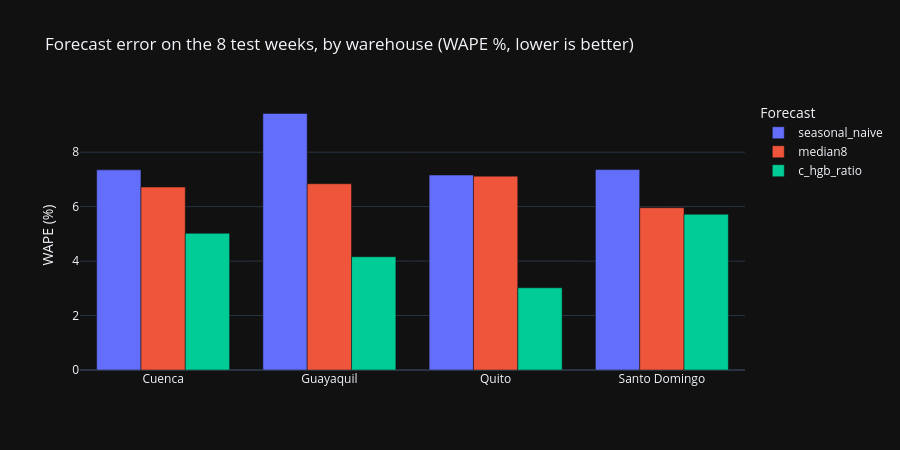

The notebook cell this image was saved under:
### Markdown cell above
### How to read it
(Fill in together after running.)

### What it means
(Fill in together after running.)

### What's next and why
(Fill in together after running.)

### Code cell
# 7b. The same comparison for each warehouse, as a chart (lower is better).
import plotly.express as px

by_wh = (
    test_res[test_res["model"].isin(order)]
    .groupby(["warehouse", "model"]).apply(summarize, include_groups=False)
    .reset_index()
)
by_wh["WAPE_%"] = by_wh["WAPE_%"].round(2)
display(by_wh.pivot(index="warehouse", columns="model", values="WAPE_%")[order])

fig = px.bar(by_wh, x="warehouse", y="WAPE_%", color="model", barmode="group",
             category_orders={"model": order}, title="Forecast error on the 8 test weeks, by warehouse (WAPE %, lower is better)",
             labels={"WAPE_%": "WAPE (%)", "warehouse": "", "model": "Forecast"})
fig.update_layout(height=450)
fig.show()

### Figure 1 — Plotly figure (JSON) as saved in the notebook; plotly's stock layout.template omitted (floating-point values rounded to 4 significant figures)
{"data": [{"alignmentgroup": "True", "hovertemplate": "Forecast=seasonal_naive<br>=%{x}<br>WAPE (%)=%{y}<extra></extra>", "legendgroup": "seasonal_naive", "marker": {"color": "#636efa", "pattern": {"shape": ""}}, "name": "seasonal_naive", "offsetgroup": "seasonal_naive", "orientation": "v", "showlegend": true, "textposition": "auto", "x": ["Cuenca", "Guayaquil", "Quito", "Santo Domingo"], "xaxis": "x", "y": [7.35, 9.42, 7.16, 7.36], "yaxis": "y", "type": "bar"}, {"alignmentgroup": "True", "hovertemplate": "Forecast=median8<br>=%{x}<br>WAPE (%)=%{y}<extra></extra>", "legendgroup": "median8", "marker": {"color": "#EF553B", "pattern": {"shape": ""}}, "name": "median8", "offsetgroup": "median8", "orientation": "v", "showlegend": true, "textposition": "auto", "x": ["Cuenca", "Guayaquil", "Quito", "Santo Domingo"], "xaxis": "x", "y": [6.72, 6.84, 7.12, 5.96], "yaxis": "y", "type": "bar"}, {"alignmentgroup": "True", "hovertemplate": "Forecast=c_hgb_ratio<br>=%{x}<br>WAPE (%)=%{y}<extra></extra>", "legendgroup": "c_hgb_ratio", "marker": {"color": "#00cc96", "pattern": {"shape": ""}}, "name": "c_hgb_ratio", "offsetgroup": "c_hgb_ratio", "orientation": "v", "showlegend": true, "textposition": "auto", "x": ["Cuenca", "Guayaquil", "Quito", "Santo Domingo"], "xaxis": "x", "y": [5.02, 4.16, 3.02, 5.72], "yaxis": "y", "type": "bar"}], "layout": {"xaxis": {"anchor": "y", "domain": [0.0, 1.0], "title": {"text": ""}}, "yaxis": {"anchor": "x", "domain": [0.0, 1.0], "title": {"text": "WAPE (%)"}}, "legend": {"title": {"text": "Forecast"}, "tracegroupgap": 0}, "title": {"text": "Forecast error on the 8 test weeks, by warehouse (WAPE %, lower is better)"}, "barmode": "group", "height": 450}}
